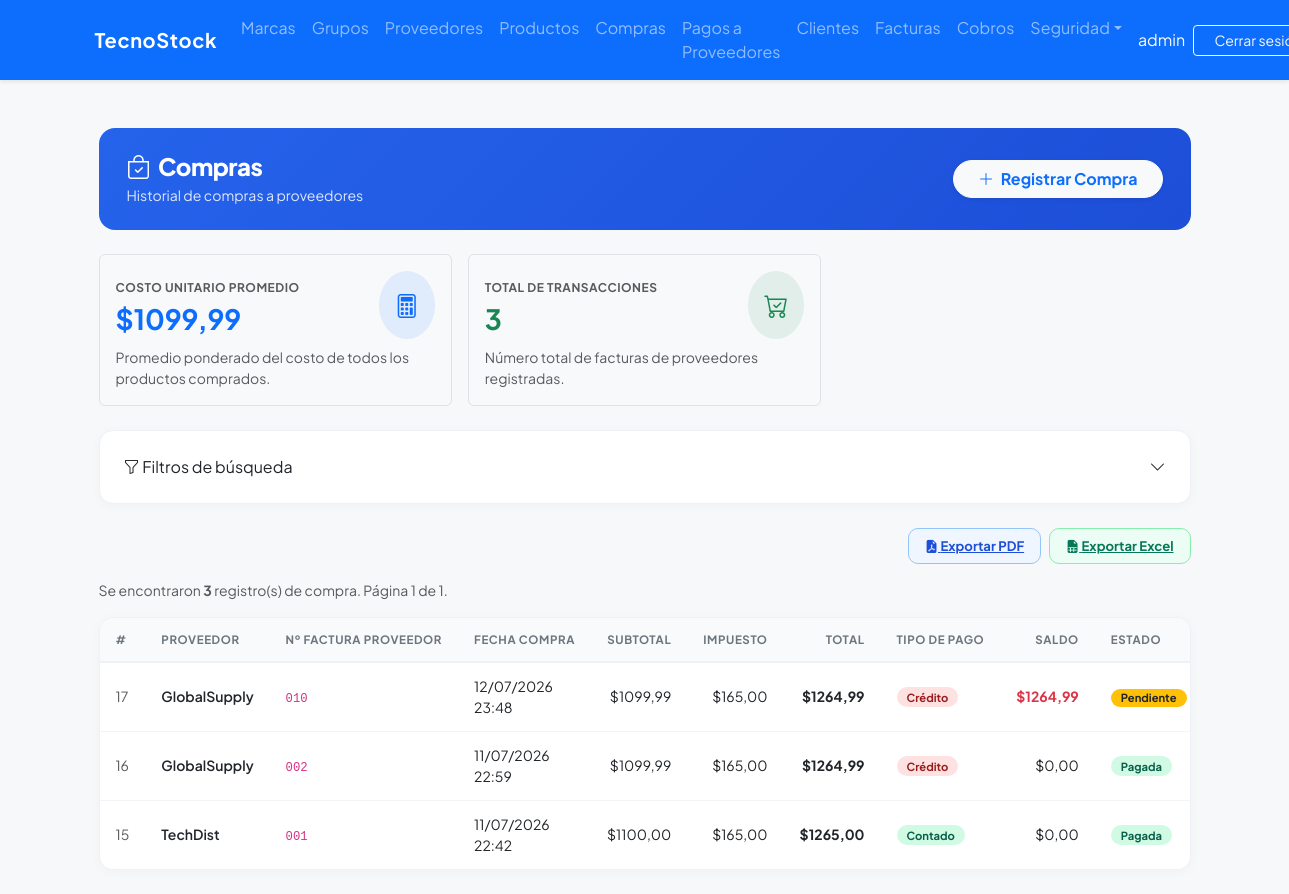
Page /purchases/ (signed in) on the committed database.
### purchasing/models.py (models this page shows, shortened)
class Purchase(models.Model):
    TIPO_PAGO = [
        ('contado', 'Contado'),
        ('credito', 'Crédito'),
    ]
    ESTADO = [
        ('PENDIENTE', 'Pendiente'),
        ('PAGADA', 'Pagada'),
        ('ANULADA', 'Anulada'),
    ]
    supplier = models.ForeignKey(
        Supplier, on_delete=models.PROTECT, related_name='purchases', verbose_name='Proveedor'
    )
    document_number = models.CharField(
        max_length=20, verbose_name='Nº de Factura Proveedor'
    )
    purchase_date = models.DateTimeField(auto_now_add=True, verbose_name='Fecha de Compra')
    subtotal = models.DecimalField(max_digits=12, decimal_places=2, default=0, verbose_name='Subtotal')
    tax = models.DecimalField(max_digits=12, decimal_places=2, default=0, verbose_name='Impuesto (15%)')
    total = models.DecimalField(max_digits=12, decimal_places=2, default=0, verbose_name='Total')
    tipo_pago = models.CharField(max_length=10, choices=TIPO_PAGO, default='contado', verbose_name='Tipo de Pago')
    saldo = models.DecimalField(max_digits=12, decimal_places=2, default=0, verbose_name='Saldo Pendiente')
    estado = models.CharField(max_length=10, choices=ESTADO, default='PENDIENTE', verbose_name='Estado')
    is_active = models.BooleanField(default=True, verbose_name='Activa')
    class Meta:
        verbose_name = 'Compra'
        verbose_name_plural = 'Compras'
        ordering = ['-purchase_date']
        unique_together = ['supplier', 'document_number']

### billing/models.py (models this page shows, shortened)
class Supplier(models.Model):
    name = models.CharField(max_length=200, verbose_name='Nombre de la Empresa')
    contact_name = models.CharField(max_length=200, blank=True, null=True, verbose_name = 'Nombre de Contacto')
    email = models.EmailField(blank=True, null=True, verbose_name = 'Correo Electronico')
    phone = models.CharField(max_length=20, blank=True, null=True, verbose_name = 'Teléfono')
    address = models.TextField(blank=True, null=True, verbose_name = 'Dirección')
    is_active = models.BooleanField(default=True, verbose_name = 'Activo')
    created_at = models.DateTimeField(auto_now_add=True, verbose_name = 'Creado el')
    updated_at = models.DateTimeField(auto_now=True, verbose_name = 'Actualizado el')
    class Meta:
        verbose_name = 'Proveedor'
        verbose_name_plural = 'Proveedores'
        ordering = ['name']

### purchasing/views.py (the view, shortened to what this page needs)
# urls.py: path('', views.purchase_list, name='purchase_list'),
@login_required
@group_required('Administrador', 'Analista de Compras')
@permission_required('purchasing.view_purchase', raise_exception=True)
@audit_action('LIST_PURCHASES')
def purchase_list(request):
    purchases = Purchase.objects.all().select_related('supplier')
    p = request.GET
    supplier_id = p.get('supplier', '')
    date_min = p.get('date_min', '')
    date_max = p.get('date_max', '')
    doc_number = p.get('doc_number', '')
    if supplier_id:
        purchases = purchases.filter(supplier_id=supplier_id)
    if doc_number:
        purchases = purchases.filter(document_number__icontains=doc_number)
    if date_min and date_max:
        purchases = purchases.filter(purchase_date__date__range=[date_min, date_max])
    elif date_min:
        purchases = purchases.filter(purchase_date__date__gte=date_min)
    elif date_max:
        purchases = purchases.filter(purchase_date__date__lte=date_max)
    export_format = p.get('export')
    avg_cost_data = PurchaseDetail.objects.aggregate(avg_cost=Avg('unit_cost'))
    avg_cost = avg_cost_data['avg_cost'] or Decimal('0.00')
    paginator = Paginator(purchases, 10)
    page_number = request.GET.get('page')
    page_obj = paginator.get_page(page_number)
    suppliers = Supplier.objects.filter(is_active=True).order_by('name')
    params = request.GET.copy()
    params.pop('page', None)
    query_string = params.urlencode()
    has_active_filters = any([supplier_id, date_min, date_max, doc_number])
    ALL_COLUMNS = [
        ('id', 'ID'),
        ('supplier', 'Proveedor'),
        ('document_number', 'Nº Factura Proveedor'),
        ('purchase_date', 'Fecha Compra'),
        ('subtotal', 'Subtotal'),
        ('tax', 'Impuesto'),
        ('total', 'Total'),
        ('tipo_pago', 'Tipo de Pago'),
        ('saldo', 'Saldo Pendiente'),
        ('estado', 'Estado'),
    ]
    columns = request.GET.getlist('columns')
    if not columns:
        columns = [c[0] for c in ALL_COLUMNS]
    return render(request, 'purchasing/purchase_list.html', {
        'page_obj': page_obj,
        'paginator': paginator,
        'avg_cost': avg_cost,
        'suppliers': suppliers,
        'filter': p,
        'query_string': query_string,
        'has_active_filters': has_active_filters,
        'available_columns': ALL_COLUMNS,
        'selected_columns': columns,
    })

### security/templatetags/security_tags.py (called while the page is built)
@register.filter(name='has_group')
def has_group(user, group_name):
    if not user.is_authenticated:
        return False
    if user.is_superuser:      # el superusuario ve todo
        return True
    return user.groups.filter(name=group_name).exists()

### purchasing/templates/purchasing/purchase_list.html (shortened to what this page needs)
{% extends 'billing/base.html' %}
{% block content %}
<div class="container-fluid py-4">
  <div class="page-header d-flex justify-content-between align-items-center mb-4">
    <div>
      <h1><i class="bi bi-bag-check me-2"></i>Compras</h1>
      <p>Historial de compras a proveedores</p>
    </div>
    {% if perms.purchasing.add_purchase %}
    <a href="{% url 'purchasing:purchase_create' %}" class="btn btn-light fw-bold rounded-pill px-4 shadow-sm text-primary">
      <i class="bi bi-plus-lg me-1"></i> Registrar Compra
    </a>
    {% endif %}
  </div>
  <div class="row g-3 mb-4">
  <div class="col-md-4">
    <div class="card stat-card bg-light border p-3">
      <div class="d-flex align-items-center justify-content-between">
        <div>
          <span class="text-uppercase text-muted fw-bold small" style="font-size: 0.75rem; letter-spacing: 0.5px;">Costo Unitario Promedio</span>
          <h3 class="fw-bold text-primary mb-0 mt-1">${{ avg_cost|floatformat:2 }}</h3>
        </div>
        <div class="bg-primary bg-opacity-10 text-primary p-3 rounded-circle">
          <i class="bi bi-calculator" style="font-size: 1.5rem;"></i>
        </div>
      </div>
      <div class="mt-2 text-muted small">
        Promedio ponderado del costo de todos los productos comprados.
      </div>
    </div>
  </div>
  <div class="col-md-4">
    <div class="card stat-card bg-light border p-3">
      <div class="d-flex align-items-center justify-content-between">
        <div>
          <span class="text-uppercase text-muted fw-bold small" style="font-size: 0.75rem; letter-spacing: 0.5px;">Total de Transacciones</span>
          <h3 class="fw-bold text-success mb-0 mt-1">{{ paginator.count }}</h3>
        </div>
        <div class="bg-success bg-opacity-10 text-success p-3 rounded-circle">
          <i class="bi bi-cart-check" style="font-size: 1.5rem;"></i>
        </div>
      </div>
      <div class="mt-2 text-muted small">
        Número total de facturas de proveedores registradas.
      </div>
    </div>
  </div>
</div>
<div class="glass-card p-4 mb-4">
  <div class="d-flex justify-content-between align-items-center filter-toggle-btn"
       data-bs-toggle="collapse"
       data-bs-target="#filterCollapse"
       aria-expanded="{% if has_active_filters %}true{% else %}false{% endif %}"
       aria-controls="filterCollapse">
    <div>
      <i class="bi bi-funnel"></i> Filtros de búsqueda
    </div>
    <div class="d-flex align-items-center gap-2">
      <i class="bi bi-chevron-down ms-1"></i>
    </div>
  </div>
</div>
<div class="d-flex justify-content-end align-items-center gap-2 mb-3">
  <a href="?{{ query_string }}&export=pdf" class="btn-pdf">
    <i class="bi bi-file-earmark-pdf-fill"></i> Exportar PDF
  </a>
  <a href="?{{ query_string }}&export=excel" class="btn-excel">
    <i class="bi bi-file-earmark-spreadsheet-fill"></i> Exportar Excel
  </a>
</div>
<p class="text-muted small">
  Se encontraron <strong>{{ paginator.count }}</strong> registro(s) de compra.
  Página {{ page_obj.number }} de {{ paginator.num_pages }}.
</p>
<div class="products-table">
  <div class="table-responsive">
  <table class="table mb-0">
    <thead>
      <tr>
        {% if 'id' in selected_columns %}<th>#</th>{% endif %}
        {% if 'supplier' in selected_columns %}<th>Proveedor</th>{% endif %}
        {% if 'document_number' in selected_columns %}<th>Nº Factura Proveedor</th>{% endif %}
        {% if 'purchase_date' in selected_columns %}<th>Fecha Compra</th>{% endif %}
        {% if 'subtotal' in selected_columns %}<th class="text-end">Subtotal</th>{% endif %}
        {% if 'tax' in selected_columns %}<th class="text-end">Impuesto</th>{% endif %}
        {% if 'total' in selected_columns %}<th class="text-end">Total</th>{% endif %}
        {% if 'tipo_pago' in selected_columns %}<th>Tipo de Pago</th>{% endif %}
        {% if 'saldo' in selected_columns %}<th class="text-end">Saldo</th>{% endif %}
        {% if 'estado' in selected_columns %}<th>Estado</th>{% endif %}
      </tr>
    </thead>
    <tbody>
      {% for item in page_obj %}
      <tr>
        {% if 'id' in selected_columns %}<td class="text-muted small">{{ item.id }}</td>{% endif %}
        {% if 'supplier' in selected_columns %}<td class="fw-semibold">{{ item.supplier.name }}</td>{% endif %}
        {% if 'document_number' in selected_columns %}<td><code>{{ item.document_number }}</code></td>{% endif %}
        {% if 'purchase_date' in selected_columns %}<td>{{ item.purchase_date|date:"d/m/Y H:i" }}</td>{% endif %}
        {% if 'subtotal' in selected_columns %}<td class="text-end">${{ item.subtotal }}</td>{% endif %}
        {% if 'tax' in selected_columns %}<td class="text-end">${{ item.tax }}</td>{% endif %}
        {% if 'total' in selected_columns %}<td class="text-end fw-bold">${{ item.total }}</td>{% endif %}
        {% if 'tipo_pago' in selected_columns %}
          <td>
            {% if item.tipo_pago == 'credito' %}
              <span class="badge-inactive">Crédito</span>
            {% else %}
              <span class="badge-active">Contado</span>
            {% endif %}
          </td>
        {% endif %}
        {% if 'saldo' in selected_columns %}
          <td class="text-end {% if item.saldo > 0 %}text-danger fw-bold{% endif %}">${{ item.saldo }}</td>
        {% endif %}
        {% if 'estado' in selected_columns %}
          <td>
            {% if item.estado == 'PAGADA' %}
              <span class="badge-active">Pagada</span>
            {% elif item.estado == 'ANULADA' %}
              <span class="badge-inactive">Anulada</span>
            {% else %}
              <span class="badge bg-warning text-dark" style="font-size:.7rem;font-weight:700;border-radius:50px;padding:3px 10px;">Pendiente</span>
            {% endif %}
          </td>
        {% endif %}
      </tr>
      {% empty %}
      <tr>
        <td colspan="100" class="text-center py-4 text-muted">
          No se encontraron compras con los filtros aplicados.
        </td>
      </tr>
      {% endfor %}
    </tbody>
  </table>
  </div>
</div>
</div>
{% endblock %}

### billing/templates/billing/base.html (shortened to what this page needs)
{% load security_tags %}
<!DOCTYPE html>
<html lang="es">
<head>
  <link href="https://cdn.jsdelivr.net/npm/bootstrap@5.3.0/dist/css/bootstrap.min.css" rel="stylesheet">
  <link rel="stylesheet" href="https://cdn.jsdelivr.net/npm/bootstrap-icons@1.11.1/font/bootstrap-icons.css">
</head>
<body>
  <nav class="navbar navbar-expand-lg navbar-dark bg-primary shadow-sm">
    <div class="container">
      <a class="navbar-brand" href="{% url 'billing:home' %}">TecnoStock</a>
      <div class="collapse navbar-collapse" id="nav">
        <ul class="navbar-nav me-auto mb-2 mb-lg-0">
          {% if user.is_authenticated %}
          {% if user|has_group:'Analista de Compras' or user|has_group:'Administrador' %}
          <li class="nav-item"><a class="nav-link" href="{% url 'billing:brand_list' %}">Marcas</a></li>
          <li class="nav-item"><a class="nav-link" href="{% url 'billing:productgroup_list' %}">Grupos</a></li>
          <li class="nav-item"><a class="nav-link" href="{% url 'billing:supplier_list' %}">Proveedores</a></li>
          <li class="nav-item"><a class="nav-link" href="{% url 'billing:product_list' %}">Productos</a></li>
          <li class="nav-item"><a class="nav-link" href="{% url 'purchasing:purchase_list' %}">Compras</a></li>
          <li class="nav-item"><a class="nav-link" href="{% url 'pagos:compra_pendiente_list' %}">Pagos a Proveedores</a></li>
          {% endif %}
          {% if user|has_group:'Vendedor' or user|has_group:'Administrador' %}
          <li class="nav-item"><a class="nav-link" href="{% url 'billing:customer_list' %}">Clientes</a></li>
          <li class="nav-item"><a class="nav-link" href="{% url 'billing:invoice_list' %}">Facturas</a></li>
          <li class="nav-item"><a class="nav-link" href="{% url 'cobros:factura_pendiente_list' %}">Cobros</a></li>
          {% endif %}
          {% if user|has_group:'Administrador' %}
          <li class="nav-item dropdown">
            <a class="nav-link dropdown-toggle" href="#" data-bs-toggle="dropdown" role="button"
              aria-expanded="false">Seguridad</a>
          </li>
          {% endif %}
          {% endif %}
        </ul>
        <ul class="navbar-nav ms-auto align-items-center">
          {% if user.is_authenticated %}
          <li class="nav-item">
            <span class="nav-link text-light pe-0">{{ user.username }}</span>
          </li>
          <li class="nav-item">
            <form method="post" action="{% url 'logout' %}" class="d-flex align-items-center ms-2">
              <button type="submit" class="btn btn-outline-light btn-sm btn-logout">Cerrar sesión</button>
            </form>
          </li>
          {% else %}
          <li class="nav-item"><a class="nav-link" href="{% url 'login' %}">Iniciar sesión</a></li>
          {% endif %}
        </ul>
      </div>
    </div>
  </nav>
  <div class="container mt-4">
    {% block content %}{% endblock %}
  </div>
</body>
</html>

### billing/templates/billing/base.html (style rules this page uses)
:root { --primary-color: #2563eb; --primary-dark: #1d4ed8; --surface: #ffffff; --surface-soft: #f8fafc; --card-shadow: 0 18px 40px rgba(15, 23, 42, 0.08); }
body { background-color: #f8fafc; min-height: 100vh; }
.navbar { min-height: 64px; }
.navbar-brand { font-weight: 700; letter-spacing: 0.03em; }
.navbar-nav .nav-link { transition: color 0.2s ease; }
.btn-logout { text-decoration: none; min-width: 130px; }

### purchasing/templates/purchasing/purchase_list.html (style rules this page uses)
body { font-family: 'Plus Jakarta Sans', sans-serif; background: #f6f8fa; }
.page-header { background: linear-gradient(135deg, #2563eb 0%, #1d4ed8 100%); border-radius: 16px; padding: 24px 28px; color: #fff; }
.page-header h1 { font-weight: 800; font-size: 1.5rem; margin: 0; letter-spacing: -.5px; }
.page-header p { margin: 4px 0 0; opacity: .85; font-size: .88rem; }
.glass-card { background: #fff; border: 1px solid #eef1f6; border-radius: 14px; box-shadow: 0 2px 12px rgba(0,0,0,.03); }
.btn-pdf { background: #eff6ff; color: #1d4ed8; border: 1px solid #93c5fd; border-radius: 10px; font-size: .82rem; font-weight: 700; padding: 7px 16px; transition: all .2s; }
.btn-excel { background: #ecfdf5; color: #047857; border: 1px solid #86efac; border-radius: 10px; font-size: .82rem; font-weight: 700; padding: 7px 16px; transition: all .2s; }
.products-table { background: #fff; border: 1px solid #eef1f6; border-radius: 14px; overflow: hidden; box-shadow: 0 2px 12px rgba(0,0,0,.03); }
.table-responsive { overflow-x: auto; -webkit-overflow-scrolling: touch; }
.products-table table { min-width: 1100px; }
.products-table thead th { background: #f8fafc; border-bottom: 2px solid #eef1f6; color: #6c757d; font-size: .72rem; font-weight: 700; text-transform: uppercase; letter-spacing: .6px; padding: 13px 16px; white-space: nowrap; }
.products-table tbody td { padding: 13px 16px; vertical-align: middle; border-bottom: 1px solid #f2f4f7; font-size: .875rem; }
.products-table tbody tr:last-child td { border-bottom: none; }
.badge-active { background: #d1fae5; color: #065f46; font-size: .7rem; font-weight: 700; border-radius: 50px; padding: 3px 10px; }
.badge-inactive { background: #fee2e2; color: #991b1b; font-size: .7rem; font-weight: 700; border-radius: 50px; padding: 3px 10px; }

### rows in the picture
Purchase: id "17", supplier.name "GlobalSupply", document_number "010", purchase_date "12/07/2026 23:48", subtotal "1099,99", tax "165,00", total "1264,99", tipo_pago "Crédito", saldo "1264,99", estado "Pendiente"
Purchase: id "16", supplier.name "GlobalSupply", document_number "002", purchase_date "11/07/2026 22:59", subtotal "1099,99", tax "165,00", total "1264,99", tipo_pago "Crédito", saldo "0,00", estado "Pagada"
Purchase: id "15", supplier.name "TechDist", document_number "001", purchase_date "11/07/2026 22:42", subtotal "1100,00", tax "165,00", total "1265,00", tipo_pago "Contado", saldo "0,00", estado "Pagada"

### other values in the picture
{{ user.username }} "admin"
{{ avg_cost|floatformat:2 }} "1099,99"
{{ paginator.count }} "3"
{{ page_obj.number }} "1"
{{ paginator.num_pages }} "1"
